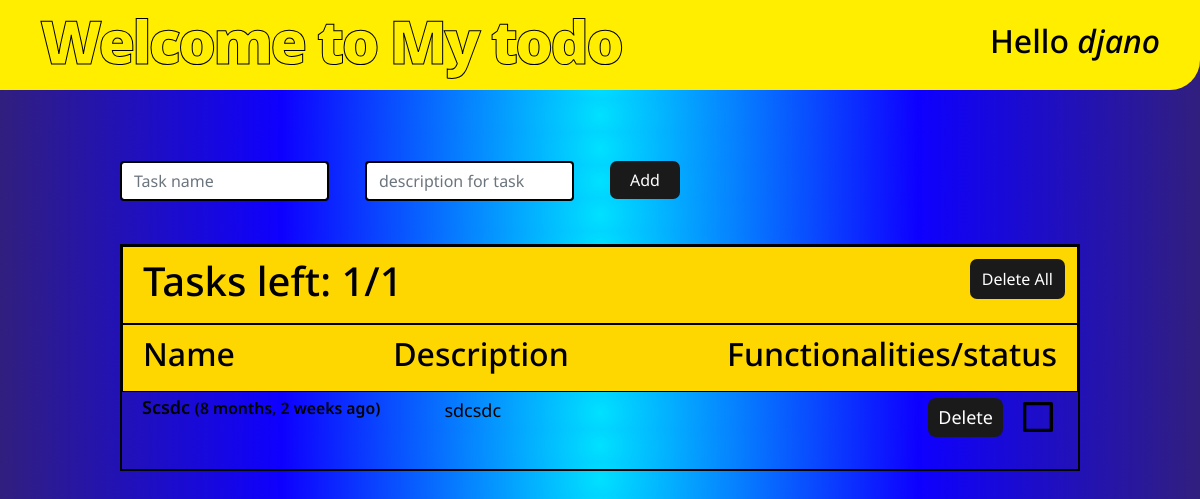
Screenshot of / (signed in) with the database file from the repository.
### home/models.py (models this page shows, shortened)
class Tasks(models.Model):
    user = models.ForeignKey(User,on_delete=models.CASCADE,null=True)
    name = models.CharField(max_length=100)
    desc = models.TextField()
    done = models.BooleanField(default=False)
    created = models.DateTimeField(default=timezone.now)

### home/views.py (the view, shortened to what this page needs)
# urls.py: path("",views.index,name="homepage"),
def index(request):
    alltask = Tasks.objects.all()
    context = {'alltask':alltask}
    return render(request,'index.html',context)

### templates/index.html (shortened to what this page needs)
<!DOCTYPE html>
<html lang="en">
<head>
    <link href="https://cdn.jsdelivr.net/npm/remixicon@3.5.0/fonts/remixicon.css" rel="stylesheet">
    <link href="https://cdn.jsdelivr.net/npm/bootstrap@5.0.2/dist/css/bootstrap.min.css" rel="stylesheet"
>
</head>
<body>
    <nav>
        <h1>Welcome to My todo</h1>
        {% if user.is_authenticated %}
        <h2>Hello <i>{{request.user}}</i></h2>
        {% else %}
        <a href="{% url 'user-singup' %}"><button class="signup">Sign up</button></a>
        {% endif %}
    </nav>
    <div id="main">
        <div id="sec1">
            <h1 id="taskCount">Tasks left: 0/0</h1>
            {% if user.is_authenticated %}
            <a href='{% url "clear-all" %}'><button id="clear">Delete All </button></a>
            {% else %}
            <a href='{% url "user-singup" %}'><button id="clear">Delete All </button></a>
            {% endif %}
        </div>
        <div id="navigators">
            <h2>Name</h2>
            <h2>Description</h2>
            <h2>Functionalities/status</h2>
        </div>
        <div id="tasbar">
            {% for tsk in alltask %}
            {% if request.user == tsk.user %}
            <div class="flx">
                <h5 class="strk1">{{tsk.name|title}}&nbsp;<small>({{tsk.created|timesince}} ago)</small></h5>
                <p class="strk2">{{tsk.desc}}</p>
                <a href="{% url 'delete-confirmation' tsk.id %}"><button class="blk_btns">Delete</button></a>
                <svg xmlns="http://www.w3.org/2000/svg" class="unchk btns" id="{{tsk.id}}" viewBox="0 0 24 24"
                    width="40" height="40">
                    <path
                        d="M4 3H20C20.5523 3 21 3.44772 21 4V20C21 20.5523 20.5523 21 20 21H4C3.44772 21 3 20.5523 3 20V4C3 3.44772 3.44772 3 4 3ZM5 5V19H19V5H5Z">
                    </path>
                </svg>
            </div><br>
            {% endif %}
            {% endfor %}
        </div>
    </div>
            {% if user.is_authenticated %}
            <div class="add">
        <form id="frm" action="" onsubmit="submithandler()" method="POST">{% csrf_token %}
            <div class="col-auto">
                <input type="text" class="form-control" id="inputPassword2" name="task" placeholder="Task name">
            </div>
            <div class="col-auto">
                <input type="text" class="form-control" id="inputPassword2" name="desc"
                    placeholder="description for task">
            </div>
            <div class="col-auto">
                <button type="submit" class="add_btn mb-3">Add</button>
            </div>
        </form>
    </div>
    {% else %}
<div class="add">
    <a href='{% url "user-singup" %}'> <button class="add_btn mb-3">Sign up now to add a task</button></a>
</div>
    {% endif %}
</body>
</html>

### templates/index.html (style rules this page uses)
* { margin: 0; padding: 0; font-family: 'Noto Sans', sans-serif; color: black; }
body { background: rgb(0, 109, 129); background: radial-gradient(circle, rgb(0, 225, 255) 0%, rgba(14, 0, 255, 1) 53%, rgba(49, 31, 126, 1) 100%); }
nav h1 { font-weight: 900; cursor: pointer; font-size: 60px; color: transparent; -webkit-text-stroke: 1px black; letter-spacing: -3px; }
nav { display: flex; justify-content: space-between; padding: 0 40px; z-index: 99; border-bottom-right-radius: 30px; align-items: center; height: 90px; background-color: rgb(255, 238, 0); width: 100vw; top: 0%; position: fixed; }
#main { width: 80vw; position: absolute; border: 2px solid black; margin: 13vw 10vw; z-index: 10; }
#main h1 { padding: 10px 20px; }
.flx { display: grid; grid-template-columns: 1fr 1.6fr 0.2fr 0fr; justify-content: space-evenly; font-size: x-large; padding: 5px 20px; }
#navigators { display: flex; background-color: rgb(255, 215, 0); justify-content: space-between; padding: 10px 20px; border: 1px solid black; }
#sec1 { display: flex; color: white; background-color: rgb(255, 215, 0); border: 1px solid black; justify-content: space-between; }
.add { padding: 5px 0px; position: absolute; top: 20%; margin: 0VW 10vw; }
#frm { display: grid; gap: 3vw; grid-template-columns: 2fr 2fr 2fr; }
#frm div input { border: 2px solid black; }
.btns { cursor: pointer; }
#tasbar { z-index: 2; }
.add_btn { color: black; background-color: rgb(26, 26, 26); color: white; border-radius: 7px; padding: 7px 20px; border: 1px transparent; }
.strk1 { color: black; font-weight: 600; font-size: large; width: 24vw; }
.strk2 { width: 30vw; font-size: large; color: black; display: flex; }
#clear { border-radius: 7px; color: white; border: 1px transparent; background-color: rgb(26, 26, 26); padding: 8px 12px; margin: 1vw; }
.blk_btns { color: white; padding: 6px 10px; margin-right: 15px; font-size: large; border-radius: 8px; background-color: rgb(26, 26, 26); border: 1px transparent; }
@media (max-width:1450px) { .add { top: 13vw; } }
@media (max-width:1450px) { #main { margin: 19vw 10vw; } }

### rows the page displays
Tasks: name "Scsdc", created "8 months, 2 weeks", desc "sdcsdc"

### other values shown
{{ request.user }} "djano"
